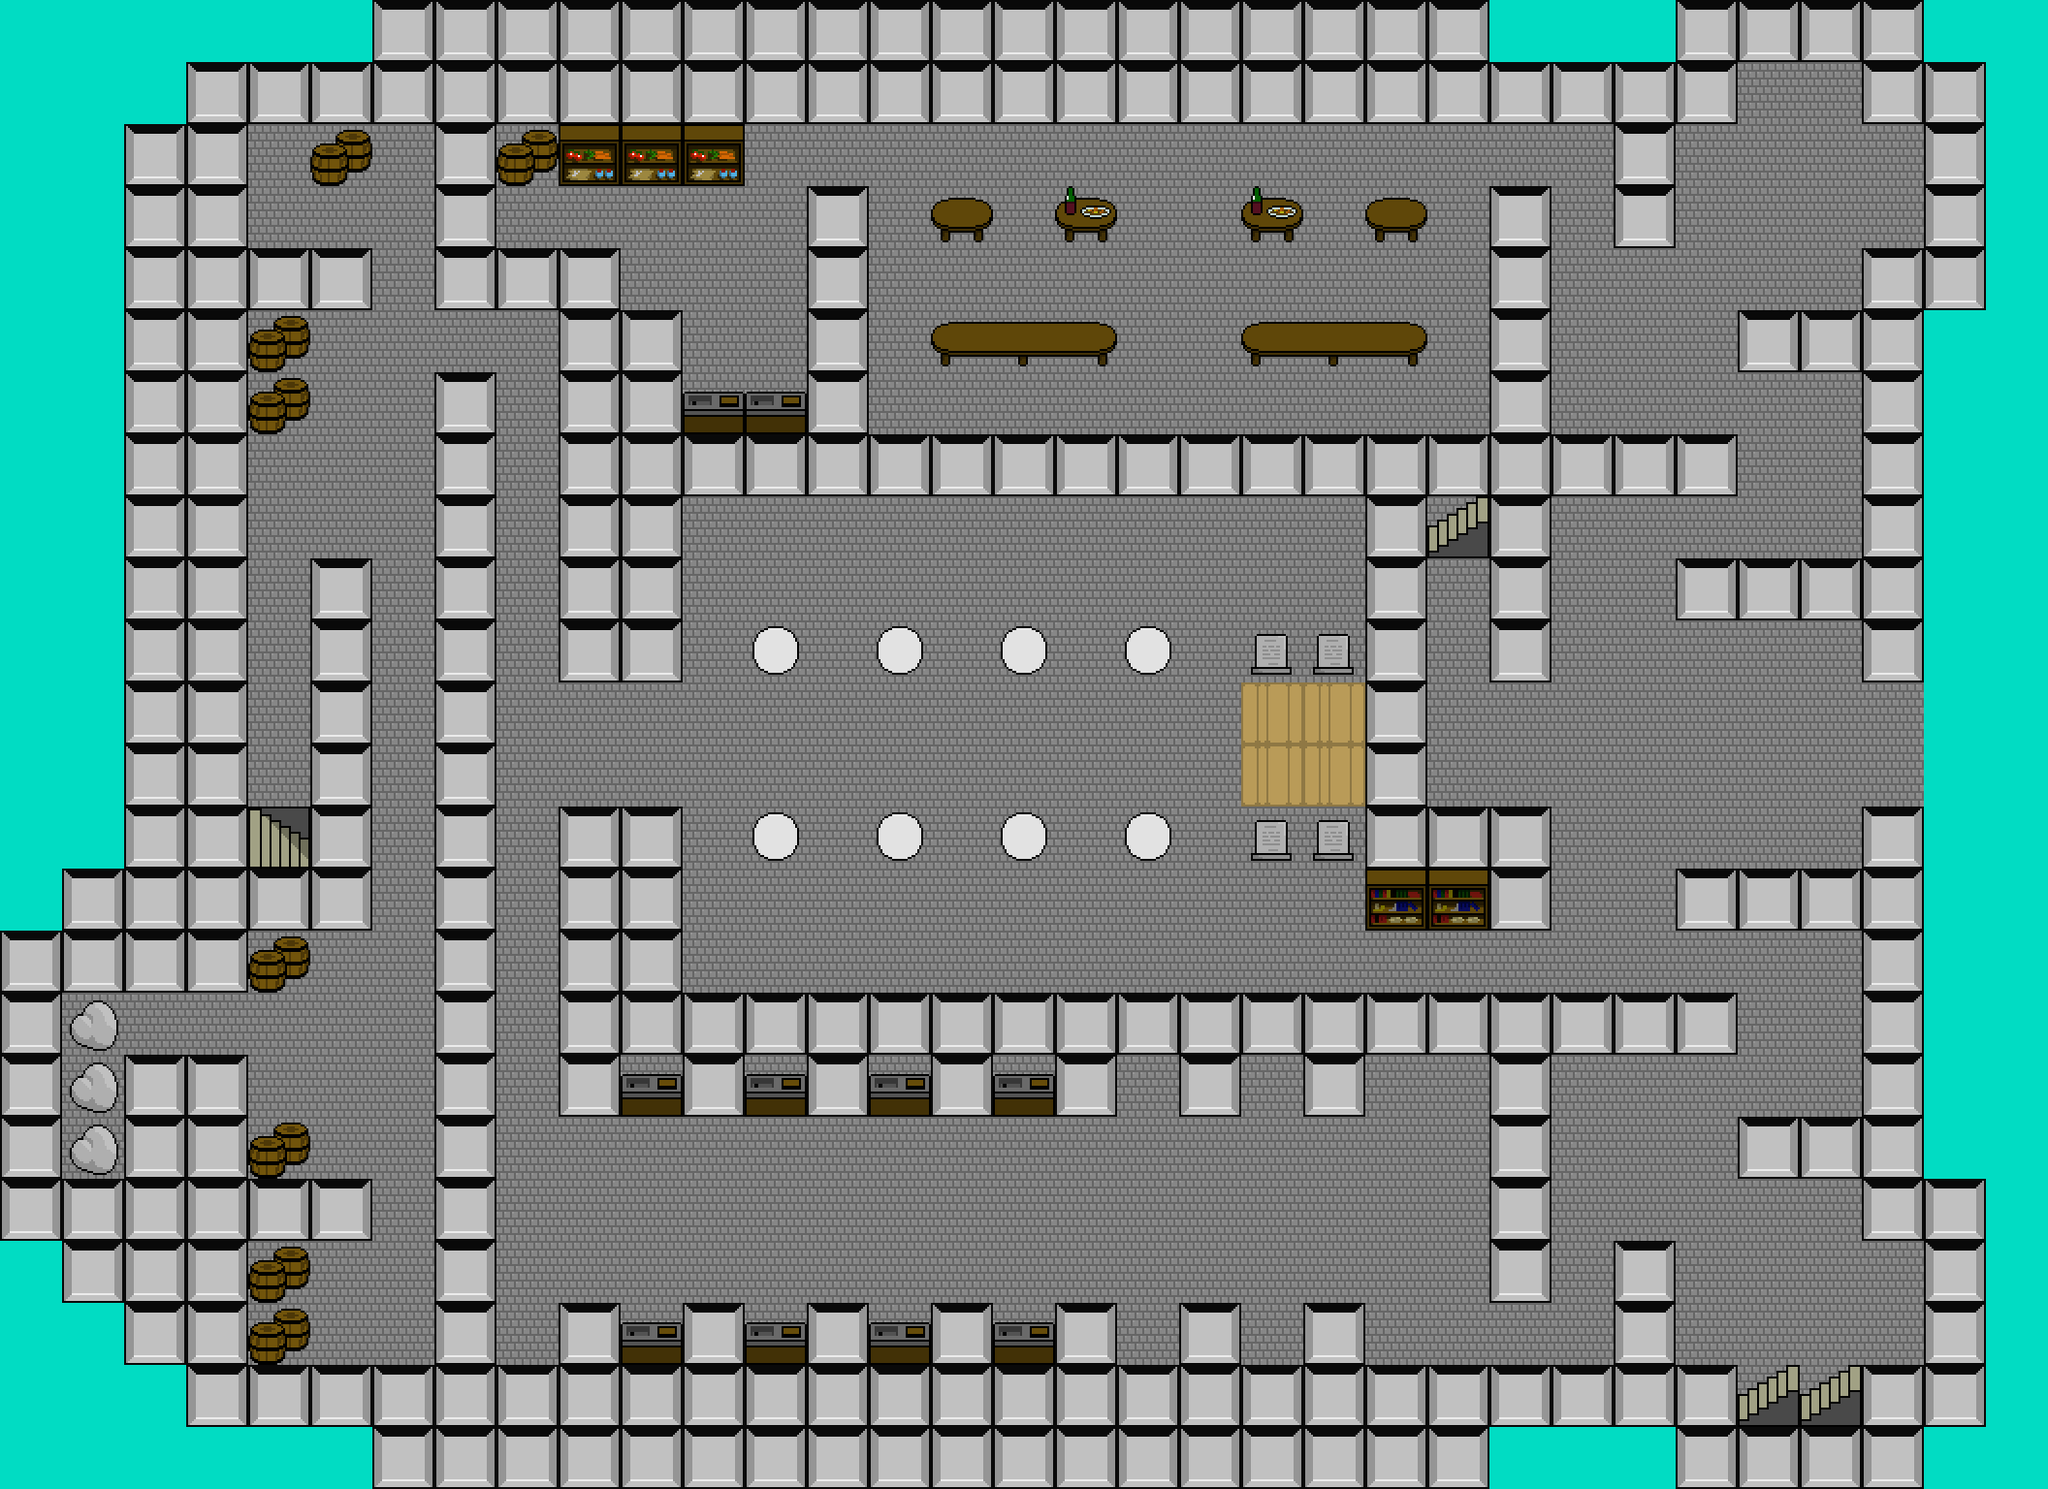

The image is a tile-based game level rendered from a .tmx file. Its description and source (layers, tilesets, objects; grid data summarised) follow:
An orthogonal 33x24 tile map with 64x64 px tiles, 2 tile layers (Tile Layer 1, Tile Layer 2) and 46 objects (15x item, 15x enemy, 8x bubble, 4x bridge, 4x bridgedestination).

<map version="1.0" orientation="orthogonal" width="33" height="24" tilewidth="64" tileheight="64">
 <properties>
  <property name="name" value="Blackrock" />
 </properties>
 <tileset firstgid="1" name="graphics" tilewidth="64" tileheight="64">
  <image source="graphics2x.png" width="640" height="2368" />
 </tileset>
 <layer name="Tile Layer 1" width="33" height="24">
  <data>[792 cells, 792 non-empty, 4 distinct tile ids]</data>
 </layer>
 <layer name="Tile Layer 2" width="33" height="24">
  <data>[792 cells, 60 non-empty, 15 distinct tile ids]</data>
 </layer>
 <objectgroup name="bridges" width="33" height="24">
  <object name="blackrock" type="bridge" x="2048" y="0" width="64" height="1536" />
  <object name="blackrock" type="bridgedestination" x="1984" y="704" width="64" height="128" />
  <object name="blackrockbasement" type="bridge" x="256" y="832" width="64" height="64" />
  <object name="blackrockbasement" type="bridgedestination" x="256" y="704" width="64" height="128" />
  <object name="library" type="bridge" x="1792" y="1408" width="128" height="64" />
  <object name="library" type="bridgedestination" x="1792" y="1344" width="128" height="64" />
  <object name="centraltower" type="bridge" x="1472" y="512" width="64" height="64" />
  <object name="centraltower" type="bridgedestination" x="1472" y="576" width="64" height="64" />
 </objectgroup>
 <objectgroup name="items" width="33" height="24">
  <object name="new Lever(&quot;L1&quot;,true,Animation.fromTile(66,&quot;graphics2x.png&quot;),Animation.fromTile(65,&quot;graphics2x.png&quot;))" type="item" x="1472" y="1088" width="64" height="64" />
  <object name="new Door(&quot;L1&quot;,true,Animation.fromTile(49,&quot;graphics2x.png&quot;),null)" type="item" x="1536" y="1344" width="64" height="64" />
  <object name="new Door(&quot;CENTERKEY&quot;,true,Animation.fromTile(49,&quot;graphics2x.png&quot;),null)" type="item" x="1536" y="704" width="64" height="64" />
  <object name="new Door(&quot;BLACKROCK&quot;,true,Animation.fromTile(39,&quot;graphics2x.png&quot;),null)" type="item" x="1920" y="704" width="64" height="64" />
  <object name="new Door(&quot;BLACKROCK&quot;,true,Animation.fromTile(39,&quot;graphics2x.png&quot;),null)" type="item" x="1920" y="768" width="64" height="64" />
  <object name="new Door(&quot;CENTERKEY&quot;,true,Animation.fromTile(39,&quot;graphics2x.png&quot;),null)" type="item" x="1536" y="768" width="64" height="64" />
  <object name="new EquipableItem(&quot;Robes&quot;, Animation.fromTile(149,&quot;graphics2x.png&quot;), ITEM_OFF_HAND, 0, 1, 1.0, false, 25)" type="item" x="1152" y="1088" width="64" height="64" />
  <object name="new EquipableItem(&quot;Robes&quot;, Animation.fromTile(149,&quot;graphics2x.png&quot;), ITEM_OFF_HAND, 0, 1, 1.0, false, 25)" type="item" x="1152" y="1344" width="64" height="64" />
  <object name="new ItemHPotion(5,Animation.fromTile(1,&quot;graphics2x.png&quot;))" type="item" x="512" y="192" width="64" height="64" />
  <object name="new ItemHPotion(10,Animation.fromTile(1,&quot;graphics2x.png&quot;))" type="item" x="256" y="128" width="64" height="64" />
  <object name="new ItemHPotion(10,Animation.fromTile(1,&quot;graphics2x.png&quot;))" type="item" x="384" y="1344" width="64" height="64" />
  <object name="new Key(&quot;Small key&quot;, &quot;BASEMENTSECRET&quot;, Animation.fromTile(28,&quot;graphics2x.png&quot;))" type="item" x="256" y="192" width="64" height="64" />
  <object name="new Chest(&quot;Small chest&quot;, new ItemMPotion(10,Animation.fromTile(5,&quot;graphics2x.png&quot;)), Animation.fromTile(29,&quot;graphics2x.png&quot;))" type="item" x="320" y="1152" width="64" height="64" />
  <object name="new Chest(&quot;Small chest&quot;, new EquipableItem(&quot;Long Sword&quot;, Animation.fromTile(6,&quot;graphics2x.png&quot;), ITEM_WEAPON, 4, 0, 1.0, false, 100), Animation.fromTile(29,&quot;graphics2x.png&quot;))" type="item" x="320" y="1344" width="64" height="64" />
  <object name="new PushableWall(Animation.fromTile(66,&quot;graphics2x.png&quot;));" type="item" x="384" y="256" width="64" height="64" />
 </objectgroup>
 <objectgroup name="enemies" width="33" height="24">
  <object name="new Monk()" type="enemy" x="960" y="256" width="64" height="64" />
  <object name="new Monk()" type="enemy" x="1088" y="256" width="64" height="64" />
  <object name="new Monk()" type="enemy" x="1280" y="384" width="64" height="64" />
  <object name="new Monk()" type="enemy" x="704" y="320" width="64" height="64" />
  <object name="new Monk()" type="enemy" x="768" y="320" width="64" height="64" />
  <object name="new Monk()" type="enemy" x="640" y="1152" width="64" height="64" />
  <object name="new Monk()" type="enemy" x="768" y="1280" width="64" height="64" />
  <object name="new Monk()" type="enemy" x="832" y="640" width="64" height="64" />
  <object name="new Monk()" type="enemy" x="960" y="640" width="64" height="64" />
  <object name="new Monk()" type="enemy" x="1088" y="640" width="64" height="64" />
  <object name="new Monk()" type="enemy" x="832" y="832" width="64" height="64" />
  <object name="new Monk()" type="enemy" x="960" y="832" width="64" height="64" />
  <object name="new Monk()" type="enemy" x="1088" y="832" width="64" height="64" />
  <object name="new Priest()" type="enemy" x="1344" y="704" width="64" height="64" />
  <object name="new Priest()" type="enemy" x="1344" y="768" width="64" height="64" />
 </objectgroup>
 <objectgroup name="messages" width="33" height="24">
  <object name="Ok, let's find out what's happening!" type="bubble" x="1856" y="704" width="64" height="128" />
  <object name="I smell food!" type="bubble" x="1600" y="192" width="64" height="64" />
  <object name="This looks like the laundry room" type="bubble" x="512" y="1152" width="64" height="64" />
  <object name="No stairs in this tower. There's got to be another way up." type="bubble" x="1728" y="256" width="64" height="64" />
  <object name="There is a scroll nailed to the door saying &quot;I'm in the basement, signed Salvatore&quot;" type="bubble" x="1600" y="704" width="64" height="128" />
  <object name="Look! Priests of the Cult! This is looking bad!" type="bubble" x="1536" y="960" width="64" height="64" />
  <object name="This is the way we came in last time. Seems bloqued now." type="bubble" x="128" y="1024" width="128" height="64" />
  <object name="I think this is a storage room" type="bubble" x="384" y="320" width="64" height="64" />
 </objectgroup>
</map>
